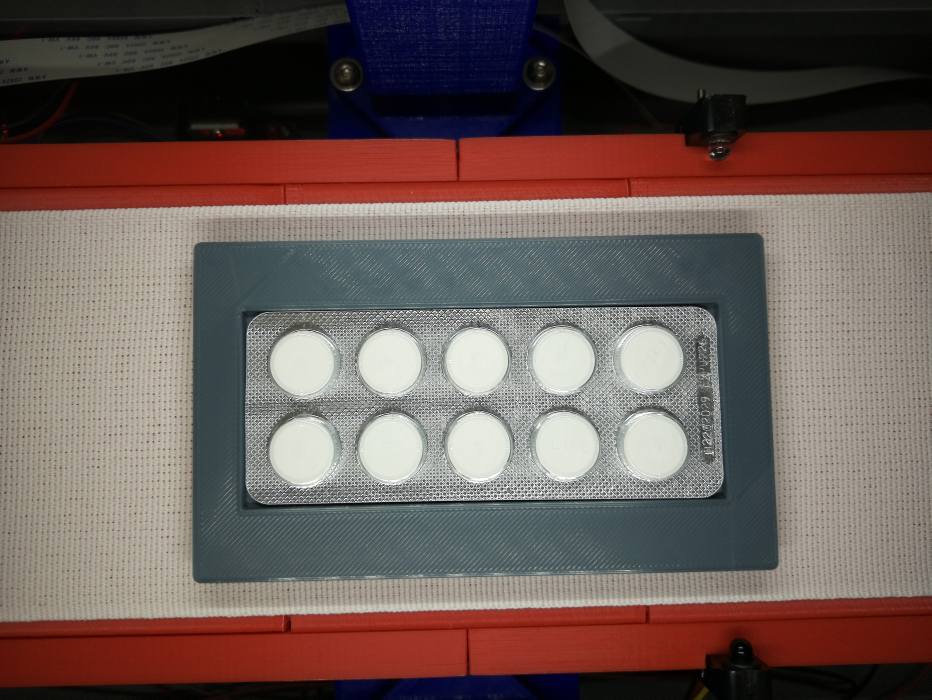
#> input picture sample1.jpg, 4656 x 3496 px (shown at 1/5 size)
$ python -i my_function.py   (imports and definitions only)
#> lines starting #> are read from the running program, lines starting #| are printed output that depends on the picture; after the words box and inside, x2 and y2 are one past the last pixel; in counts of white or black regions, pixels touching at a corner belong together
#> further down, picture is the input picture: shape (3496, 4656, 3); mean B, G, R 86.8, 91.3, 107.8
import os
import imutils
import cv2
import numpy as np


def print_message(message, category="    "):
    os.system("date")
    print(f"\033[1m[{category}]\033[0m  {message}")


# [51 lines left out: functions make_directory, resize_image, stack_images, not called in this run]


def hsv_boundary(target):
    h = target[0]
    s = target[1]
    v = target[2]

    h_min = h - target[3]
    h_max = h + target[3]

    s_min = s - target[3]
    s_max = s + target[3]

    v_min = v - target[3]
    v_max = v + target[3]

    lower = np.array([h_min, s_min, v_min])
    upper = np.array([h_max, s_max, v_max])

    return lower, upper


def take_first(element):
    return element[0]


def get_roi(image, path=None):
    hsv = bgr_to_hsv(image)
    blur = blur_image(hsv)
    mask = mask_image(blur, [95, 55, 60, 50])
    canny = canny_detection(mask)
    dilate = dilate_image(canny)

    transform = np.zeros_like(image)

    contours, hierarchy = cv2.findContours(dilate, cv2.RETR_EXTERNAL, cv2.CHAIN_APPROX_SIMPLE)
    for cnt in contours:
        area = cv2.contourArea(cnt)
        if area > 1000000:
            perimeter = cv2.arcLength(cnt, True)
            approx = cv2.approxPolyDP(cnt, 0.02 * perimeter, True)
            x, y, width, height = cv2.boundingRect(approx)
            points = approx.ravel()

            coordinates = []
            index = 0
            for _ in points:
                if index % 2 == 0:
                    coordinates.append([points[index], points[index + 1]])
                index += 1
            # Sort x in ascending order
            coordinates.sort(key=take_first)

            corners = []
            # Sort left y
            if coordinates[0][1] < coordinates[1][1]:
                corners.append(coordinates[0])
                corners.append(coordinates[1])
            else:
                corners.append(coordinates[1])
                corners.append(coordinates[0])
            # Sort right y
            if coordinates[2][1] < coordinates[3][1]:
                corners.append(coordinates[2])
                corners.append(coordinates[3])
            else:
                corners.append(coordinates[3])
                corners.append(coordinates[2])
            print(corners)

            w, h = width, height
            pts1 = np.float32([corners[0], corners[2], corners[1], corners[3]])
            pts2 = np.float32([[0, 0], [w, 0], [0, h], [w, h]])
            matrix = cv2.getPerspectiveTransform(pts1, pts2)
            transform = cv2.warpPerspective(image, matrix, (w, h))
    if path is not None:
        cv2.imwrite(path + "_ROI.jpg", transform)

    return transform


def bgr_to_hsv(image, path=None):
    hsv = cv2.cvtColor(image, cv2.COLOR_BGR2HSV)
#> hsv: shape (3496, 4656, 3); mean H, S, V 41.8, 86.2, 113.2
    if path is not None:
        cv2.imwrite(path + "_HSV.jpg", hsv)

    return hsv


# [24 lines left out: function kmeans_clustering, not called in this run]


def blur_image(image, path=None):
    blur = cv2.GaussianBlur(image, (11, 11), 0)
#> blur: shape (3496, 4656, 3); mean H, S, V 41.8, 86.2, 113.2
    if path is not None:
        cv2.imwrite(path + "_BLUR.jpg", blur)

    return blur


def mask_image(image, target1, target2=None, path=None):
    if target2 is None:
        lower, upper = hsv_boundary(target1)

        mask = cv2.inRange(image, lower, upper)
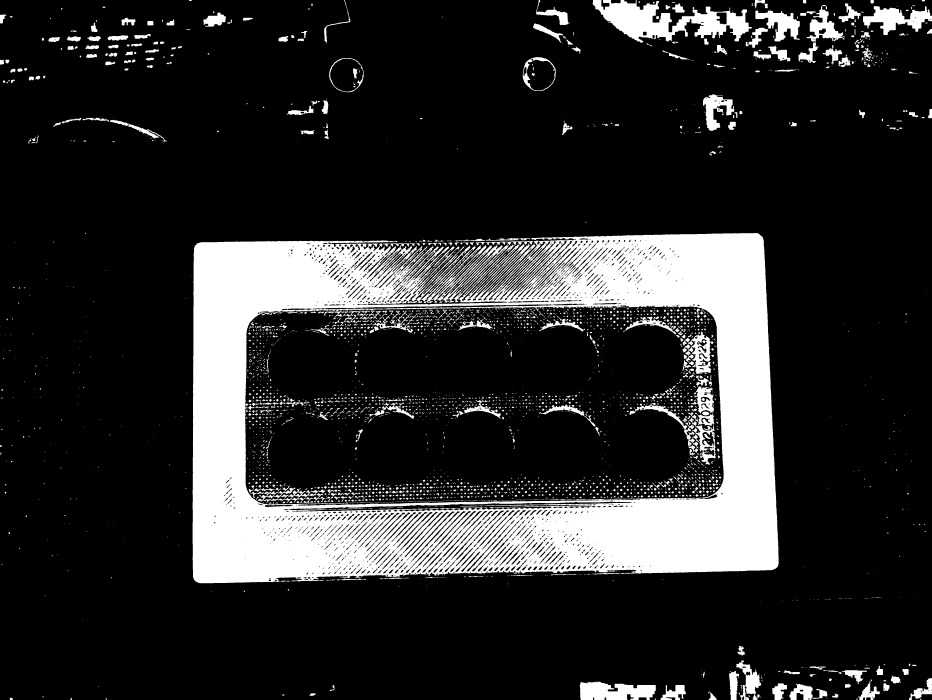
#> mask: shape (3496, 4656) (shown at 1/5 size); 17.4% white; 3339 white regions (1499 under 20 px), largest, box (x1, y1, x2, y2) and area: (963, 1165, 3893, 2917) 2294458, (2962, 0, 3759, 213) 79870, (3147, 1877, 3579, 2323) 31540
    else:
        lower1, upper1 = hsv_boundary(target1)
        lower2, upper2 = hsv_boundary(target2)

        img_mask1 = cv2.inRange(image, lower1, upper1)
        img_mask2 = cv2.inRange(image, lower2, upper2)
        mask = img_mask1 | img_mask2
    if path is not None:
        cv2.imwrite(path + "_MASK.jpg", mask)

    return mask


def canny_detection(image, path=None):
    canny = cv2.Canny(image, 100, 300)
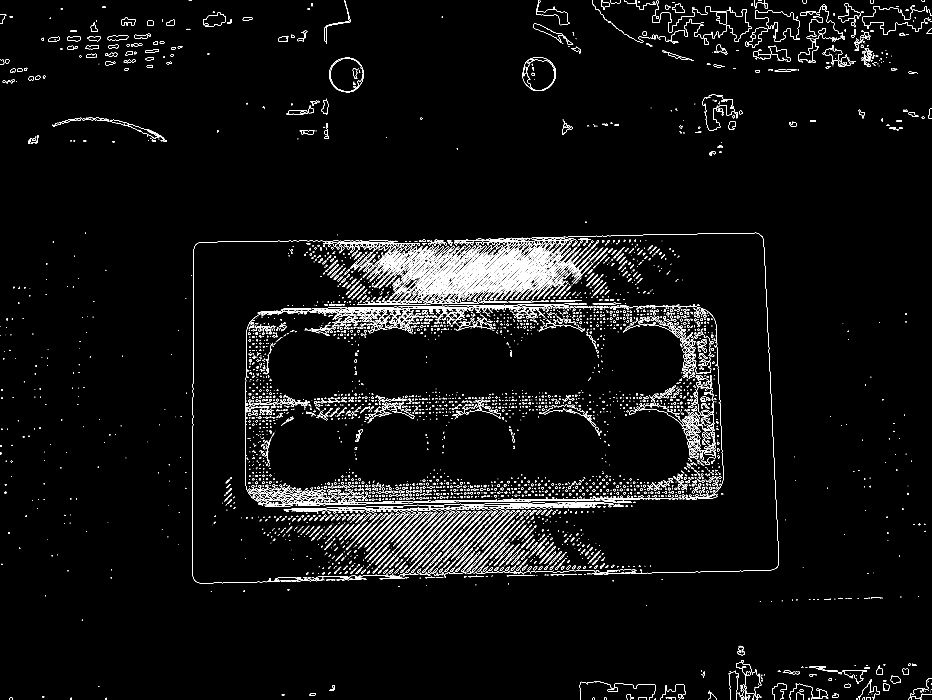
#> canny: shape (3496, 4656) (shown at 1/5 size); 1.7% white in thin lines or dots
    if path is not None:
        cv2.imwrite(path + "_CANNY.jpg", canny)

    return canny


def dilate_image(image, path=None):
    kernel = np.ones((3, 3), np.uint8)
    dilate = cv2.dilate(image, kernel, iterations=1)
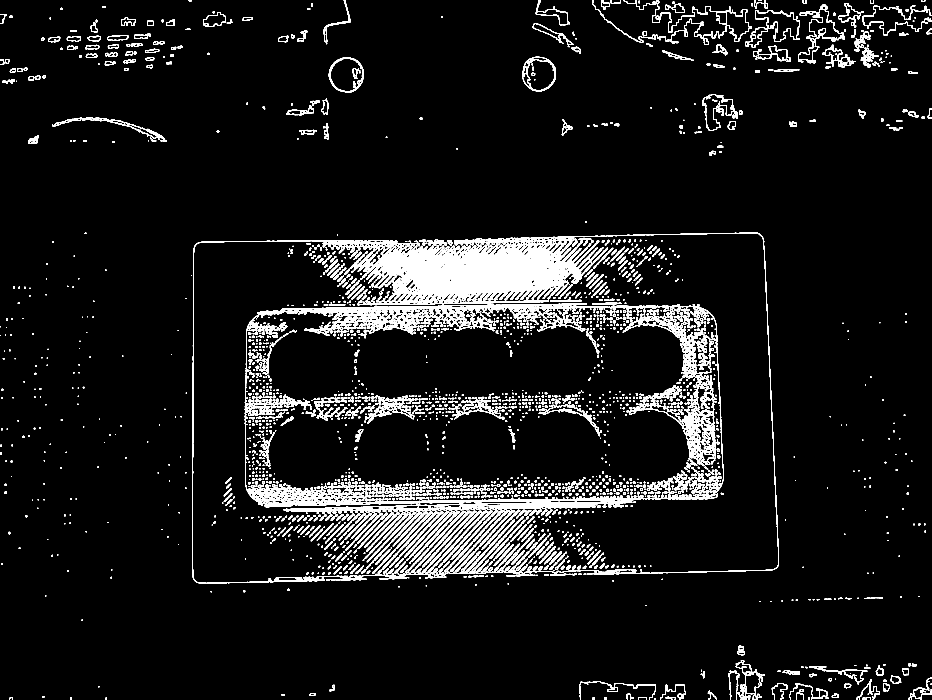
#> dilate: shape (3496, 4656) (shown at 1/5 size); 5.7% white; 3486 white regions (122 under 20 px)
    if path is not None:
        cv2.imwrite(path + "_DILATE.jpg", dilate)

    return dilate


# [36 lines left out: functions get_objects, draw_objects, not called in this run]

>>> import cv2
>>> picture = cv2.imread('sample1.jpg')
>>> result = get_roi(picture)
#> in get_roi, `contours, hierarchy = cv2.findContours(dilate, cv2.RETR_EXTERNAL, cv2...`: contours = 608 contours, 146 with area under 20; largest, box (x1, y1, x2, y2) and area: (961, 1163, 3894, 2918) 4851475, (1644, 288, 1819, 462) 23902, (2611, 284, 2780, 456) 22860, (3991, 23, 4224, 316) 19854, (3775, 51, 4000, 208) 18217
#> the loop in get_roi, `for cnt in contours:` made 608 passes
#> (area, perimeter, x, y, width, height, points) on pass 338: (4851475, 15509.7, 969, 1183, 2912, 1717, [3813, 1183, 984, 1216, 969, 2899, 3880, 2843])
#> area on passes 3 to 8: 21, 29.5, 49.5, 32.5, 32.5, 40.5
#| [[984, 1216], [969, 2899], [3813, 1183], [3880, 2843]]
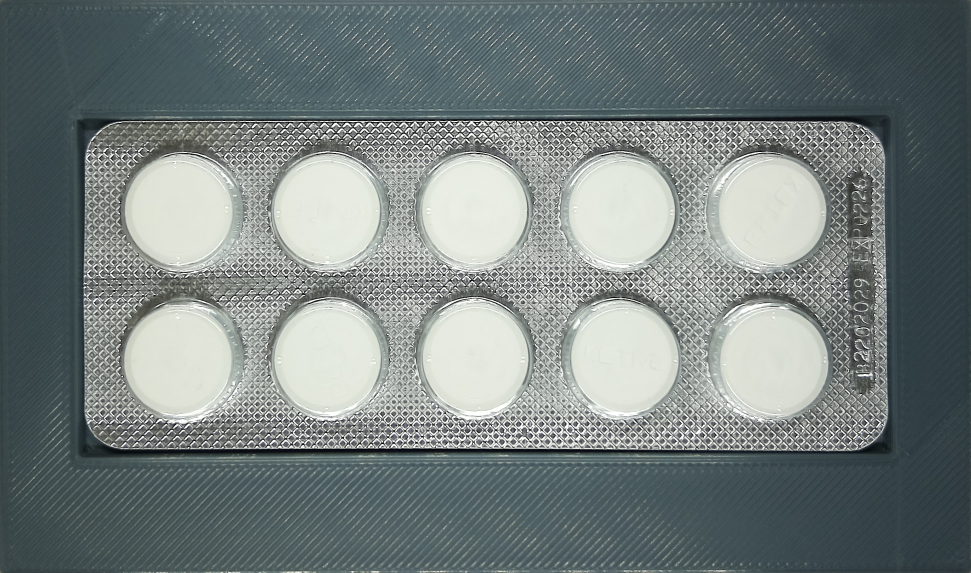
#> result: shape (1717, 2912, 3) (shown at 1/3 size); mean B, G, R 127, 127.8, 118.1

$ run again, on sample2.jpg
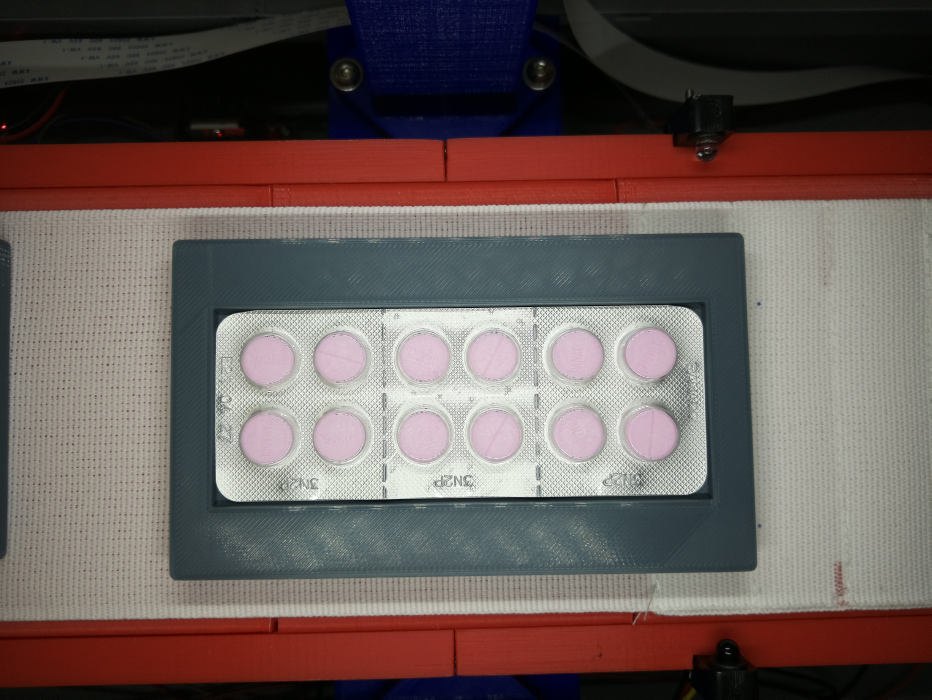
#> input picture sample2.jpg, 4656 x 3496 px (shown at 1/5 size)
#> picture is the input picture: shape (3496, 4656, 3); mean B, G, R 87.9, 91.2, 105.5
#> hsv: shape (3496, 4656, 3); mean H, S, V 47.6, 84.4, 110.7
#> blur: shape (3496, 4656, 3); mean H, S, V 47.6, 84.4, 110.7
#> in mask_image, `mask = cv2.inRange(image, lower, upper)`:
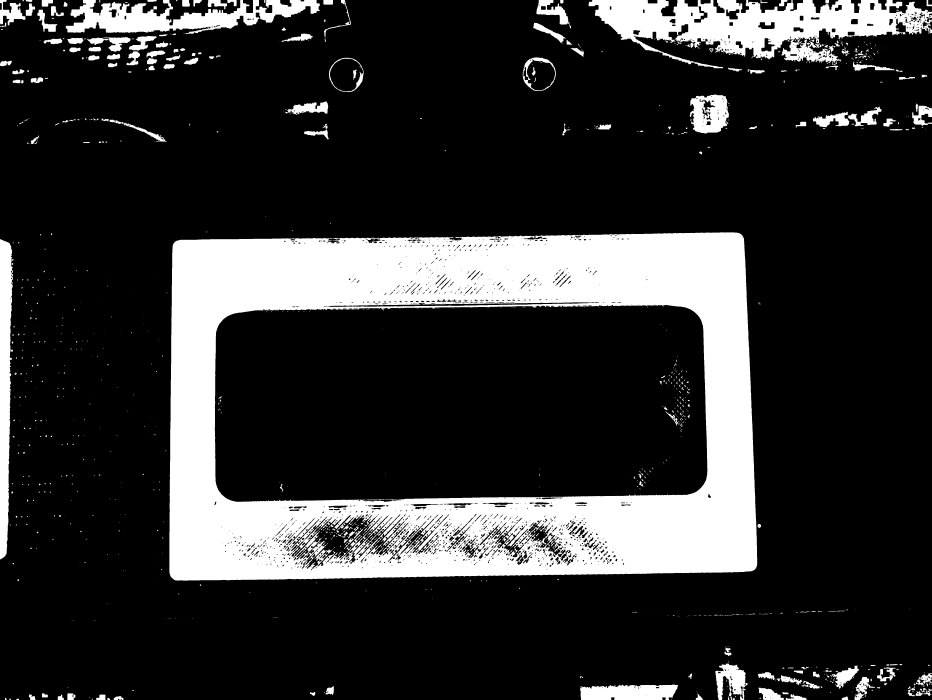
#> mask: shape (3496, 4656) (shown at 1/5 size); 19.6% white; 1028 white regions (500 under 20 px), largest, box (x1, y1, x2, y2) and area: (846, 1162, 3786, 2903) 2446870, (2943, 0, 4656, 341) 289216, (329, 0, 1599, 169) 107268
#> canny: shape (3496, 4656); 0.92% white in thin lines or dots
#> dilate: shape (3496, 4656); 3.1% white; 1787 white regions (63 under 20 px)
#> contours = 723 contours, 132 with area under 20; largest, box (x1, y1, x2, y2) and area: (845, 1160, 3787, 2904) 4940868, (2941, 0, 4656, 342) 44898, (3447, 471, 3647, 668) 31750, (1643, 287, 1819, 461) 23878, (2612, 285, 2780, 455) 22590
#> the loop in get_roi, `for cnt in contours:` made 723 passes
#> (area, perimeter, x, y, width, height, points) on pass 377: (4940868, 9512.4, 852, 1180, 2921, 1705, [3715, 1180, 876, 1205, 852, 2884, 3772, 2851])
#> (printed output is left out)
#> `result = get_roi(picture)`:
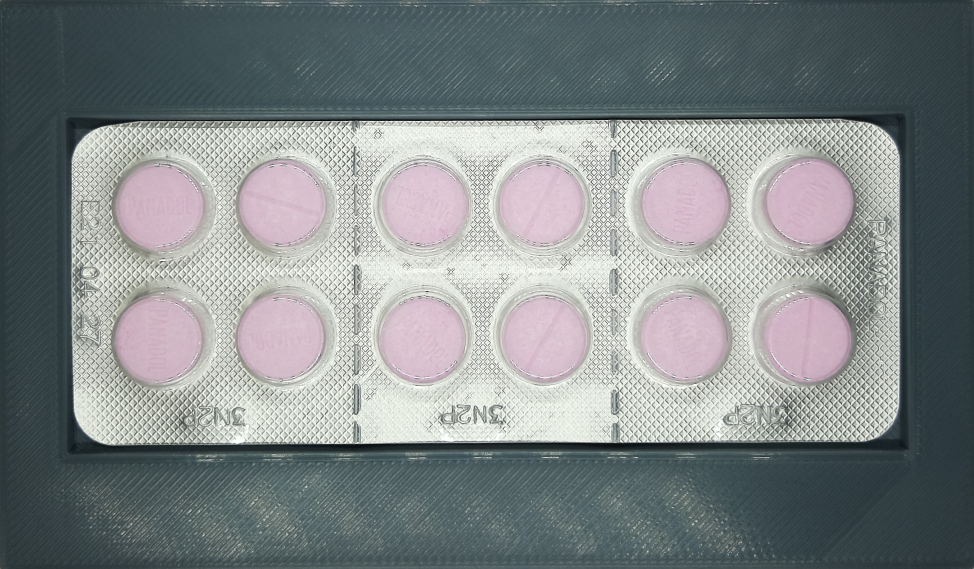
#> result: shape (1705, 2921, 3) (shown at 1/3 size); mean B, G, R 135.8, 134.9, 129

$ run again, on sample3.jpg
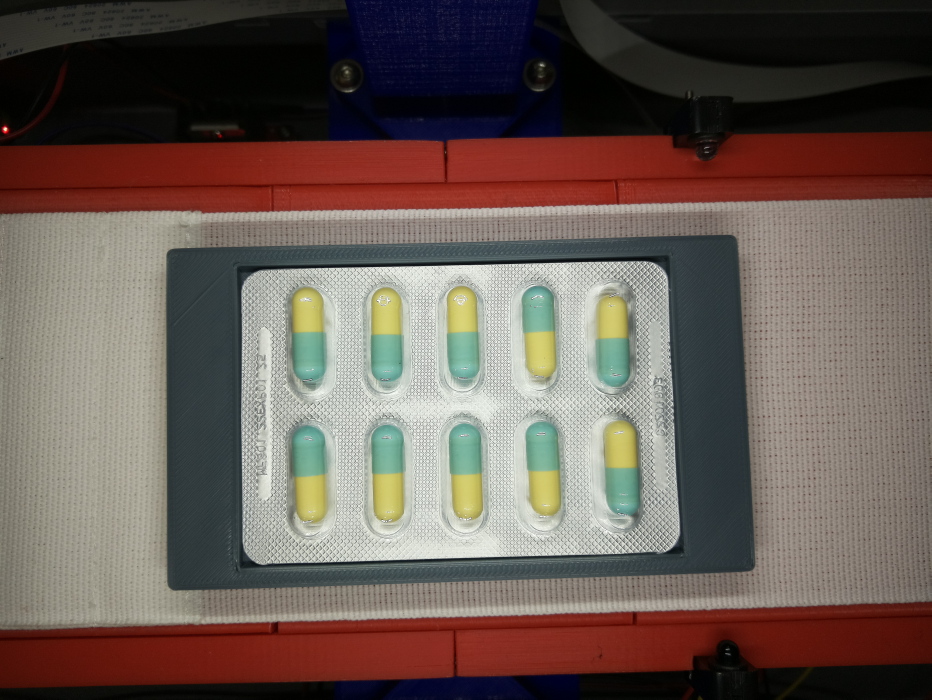
#> input picture sample3.jpg, 4656 x 3496 px (shown at 1/5 size)
#> picture is the input picture: shape (3496, 4656, 3); mean B, G, R 84.2, 91.1, 105.3
#> hsv: shape (3496, 4656, 3); mean H, S, V 38.4, 88.1, 110.2
#> blur: shape (3496, 4656, 3); mean H, S, V 38.4, 88.1, 110.2
#> in mask_image, `mask = cv2.inRange(image, lower, upper)`:
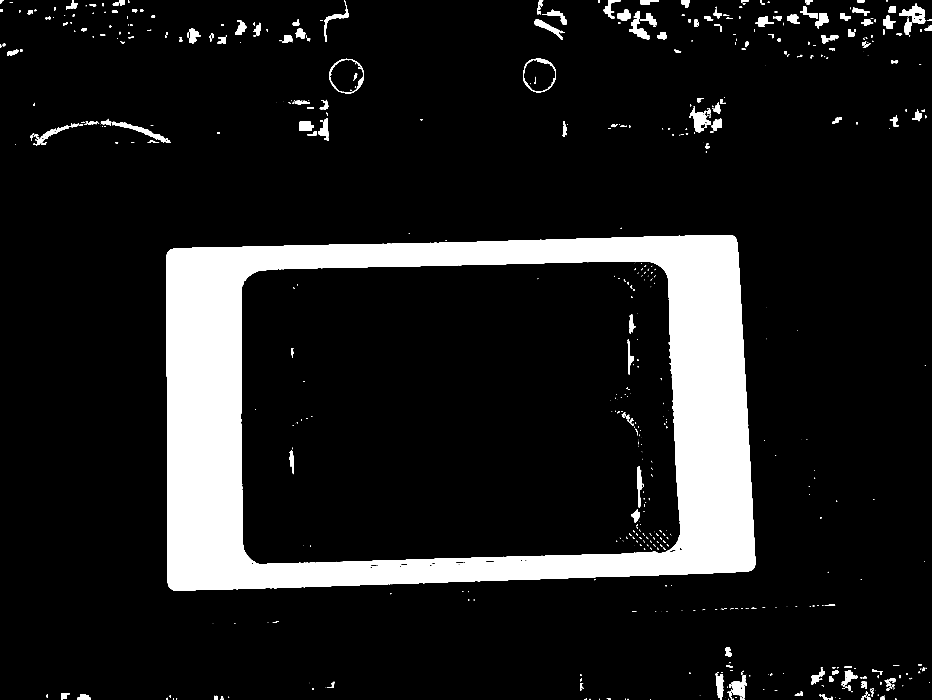
#> mask: shape (3496, 4656) (shown at 1/5 size); 11.7% white; 636 white regions (250 under 20 px), largest, box (x1, y1, x2, y2) and area: (832, 1175, 3776, 2952) 1758695, (4497, 18, 4631, 119) 5360, (561, 609, 852, 713) 5324
#> canny: shape (3496, 4656); 0.35% white in thin lines or dots
#> dilate: shape (3496, 4656); 1.2% white; 733 white regions (22 under 20 px)
#> contours = 415 contours, 53 with area under 20; largest, box (x1, y1, x2, y2) and area: (830, 1173, 3777, 2953) 4934432, (1644, 292, 1820, 469) 24026, (2613, 290, 2781, 462) 22720, (4495, 17, 4632, 120) 6830, (559, 607, 853, 714) 6400
#> the loop in get_roi, `for cnt in contours:` made 415 passes
#> (area, perimeter, x, y, width, height, points) on pass 167: (4934432.5, 9300.6, 846, 1194, 2916, 1746, [3683, 1194, 851, 1247, 846, 2939, 3761, 2851])
#> (printed output is left out)
#> `result = get_roi(picture)`:
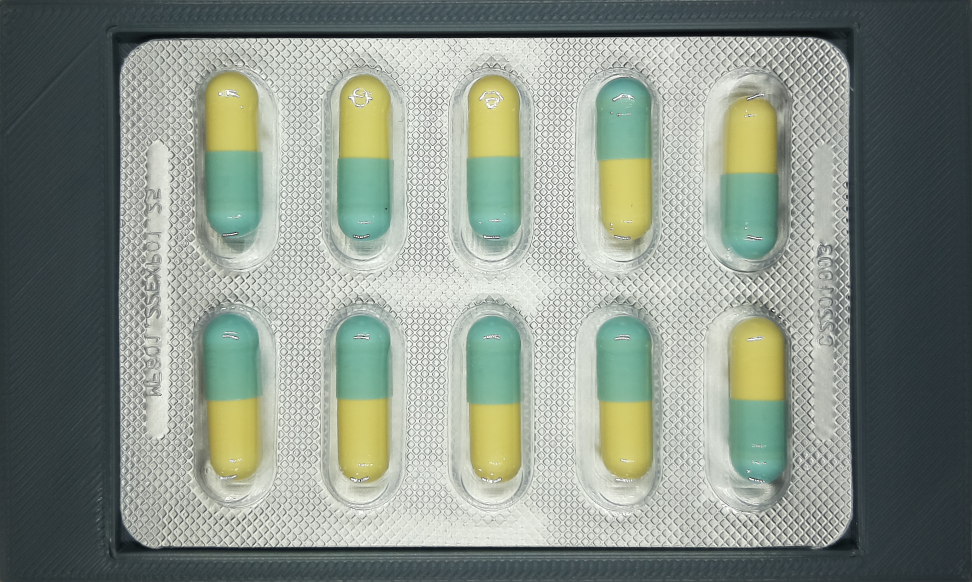
#> result: shape (1746, 2916, 3) (shown at 1/3 size); mean B, G, R 135.3, 145.6, 136.1
